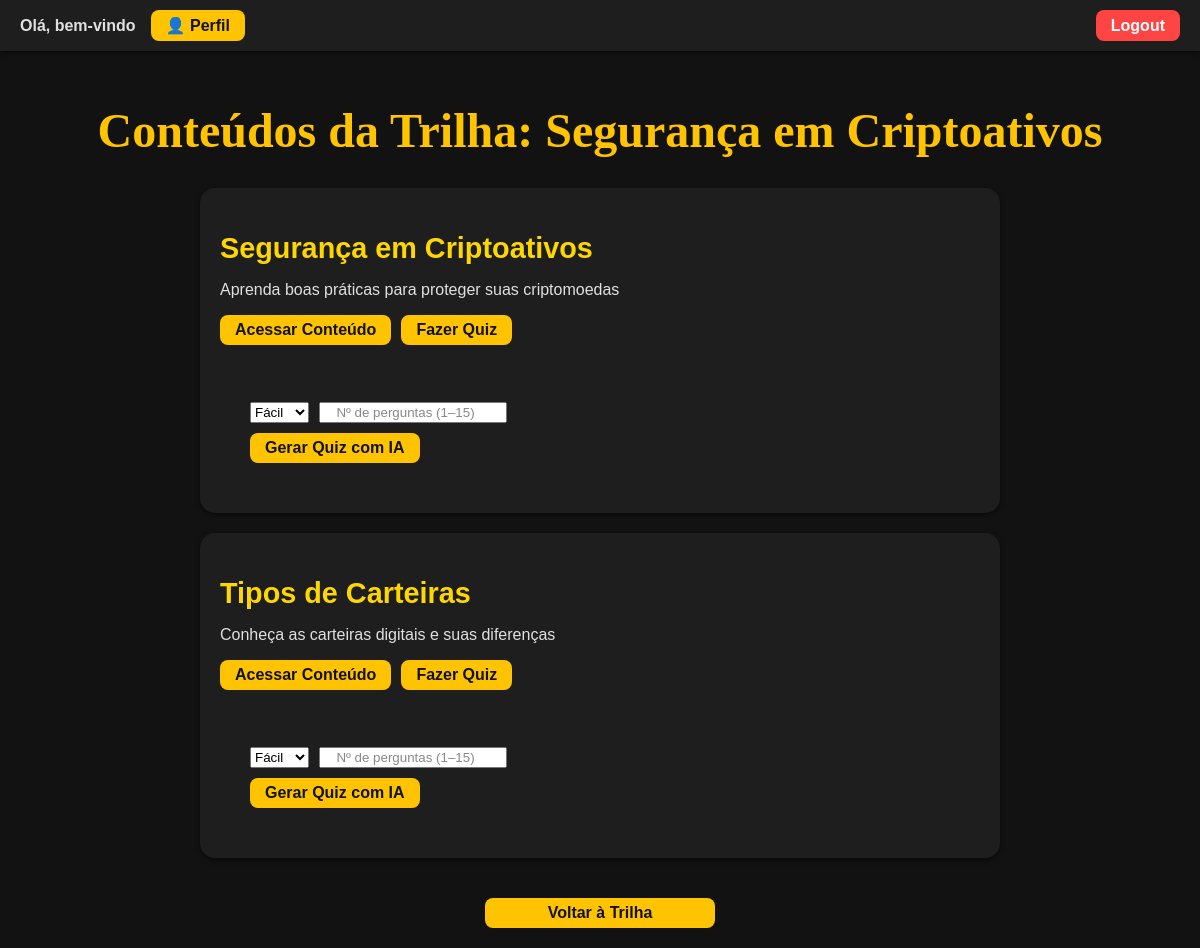
The app's page /trilha/3/conteudos, older data.
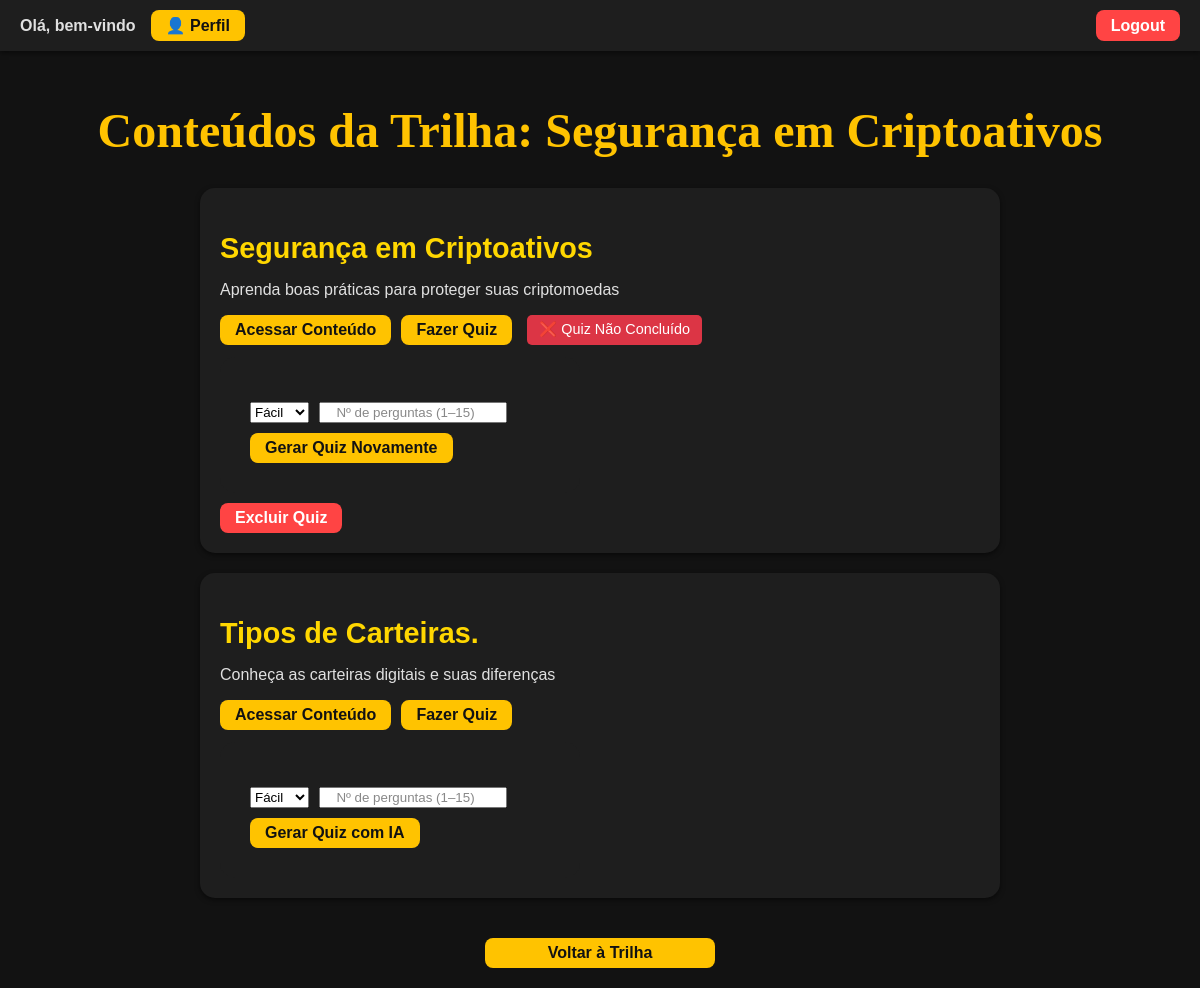
The same page, newer data.
### tables this page shows
CREATE TABLE trilhas (
    id INTEGER PRIMARY KEY AUTOINCREMENT,
        titulo TEXT NOT NULL,
            descricao TEXT NOT NULL
            , nivel TEXT DEFAULT 'Iniciante');

CREATE TABLE conteudos (    id INTEGER PRIMARY KEY AUTOINCREMENT,    trilha_id INTEGER NOT NULL,    titulo TEXT NOT NULL,    descricao TEXT,    texto TEXT,    FOREIGN KEY (trilha_id) REFERENCES trilhas(id));

### app.py (the view)
@app.route("/trilha/<int:trilha_id>/conteudos")
def conteudos(trilha_id):
    conn = get_db_connection()
    trilha = conn.execute("SELECT * FROM trilhas WHERE id=?", (trilha_id,)).fetchone()
    conteudos_raw = conn.execute("SELECT * FROM conteudos WHERE trilha_id=?", (trilha_id,)).fetchall()
    conteudos = []
    for c in conteudos_raw:
        tem_quiz = conn.execute("SELECT COUNT(*) FROM quizzes WHERE conteudo_id=?", (c["id"],)).fetchone()[0] > 0
        if "usuario_id" in session:
            prog = conn.execute(
                "SELECT quiz_feito FROM progresso WHERE usuario_id=? AND conteudo_id=?",
                (session["usuario_id"], c["id"])
            ).fetchone()
            quiz_concluido = bool(prog["quiz_feito"]) if prog else False
        else:
            quiz_concluido = False
        item = dict(c)
        item["tem_quiz"] = tem_quiz
        item["quiz_concluido"] = tem_quiz and quiz_concluido
        conteudos.append(item)
    conn.close()
    return render_template(
        "conteudos.html",
        conteudos=conteudos,
        trilha=trilha,
        usuario=get_usuario_logado()
    )

### app.py (called while the page is built)
def get_db_connection():
    conn = sqlite3.connect(DATABASE)
    conn.row_factory = sqlite3.Row
    return conn

def get_usuario_logado():
    if "usuario_id" in session:
        conn = get_db_connection()
        user = conn.execute("SELECT * FROM usuarios WHERE id = ?", (session["usuario_id"],)).fetchone()
        conn.close()
        return user
    return None

@app.context_processor
def inject_user():
    usuario = None
    if "usuario_id" in session:
        conn = get_db_connection()  # sua função para conectar ao SQLite
        usuario = conn.execute("SELECT * FROM usuarios WHERE id = ?", (session["usuario_id"],)).fetchone()
        conn.close()
    return dict(usuario=usuario)

### templates/conteudos.html (shortened to what this page needs)
<!DOCTYPE html>
<html lang="pt-BR">
<head>
    <link rel="stylesheet" href="{{ url_for('static', filename='style.css') }}">
</head>
<body>
    <div class="top-bar">
        <div class="user-info">
            <span>Olá, bem-vindo {{ usuario.nome }}</span>
            <a href="{{ url_for('perfil') }}" class="perfil-btn">👤 Perfil</a>
        </div>
        <a href="{{ url_for('logout') }}" class="logout-btn">Logout</a>
    </div>
    <div class="container">
        <h1>Conteúdos da Trilha: {{ trilha.titulo }}</h1>
        <div class="conteudos-lista">
            {% for c in conteudos %}
                <div class="conteudo-card">
                    <h2>{{ c.titulo }}</h2>
                    {% if c.descricao %}
                        <p>{{ c.descricao }}</p>
                    {% endif %}
                    <div class="acoes">
                        <a href="{{ url_for('ver_conteudo', conteudo_id=c.id) }}" class="btn abrir-conteudo">Acessar Conteúdo</a>
                        <a href="{{ url_for('quiz', conteudo_id=c.id) }}" class="btn">Fazer Quiz</a>
                        {% if c.tem_quiz %}
                            {% if c.quiz_concluido %}
                                <span class="btn-quiz-concluido">✅ Quiz Concluído</span>
                            {% else %}
                                <span class="btn-quiz-nao-concluido">❌ Quiz Não Concluído</span>
                            {% endif %}
                        {% endif %}
                    </div>
                    <form action="{{ url_for('gerar_quiz_ia', conteudo_id=c.id) }}" method="POST" style="margin-top: 12px;" onsubmit="return validarQuizIA(this)">
                        <div class="acoes" style="gap: 10px; display: flex; flex-wrap: wrap;">
                            <select name="dificuldade" class="select-quiz">
                                <option value="facil">Fácil</option>
                            </select>
                            <input type="number"
                                name="quantidade"
                                min="1"
                                max="15"
                                placeholder="Nº de perguntas (1–15)"
                                class="select-quiz"
                                style="width: 180px; text-align: center;">
                            {% if c.tem_quiz %}
                                <button type="submit" class="btn btn-warning">Gerar Quiz Novamente</button>
                            {% else %}
                                <button type="submit" class="btn btn-warning">Gerar Quiz com IA</button>
                            {% endif %}
                        </div>
                    </form>
                    {% if c.tem_quiz %}
                        <div class="acoes" style="margin-top: 10px; gap: 10px;">
                            <form action="{{ url_for('excluir_quiz', conteudo_id=c.id, trilha_id=trilha.id) }}" method="POST">
                                <button class="btn btn-danger">Excluir Quiz</button>
                            </form>
                        </div>
                    {% endif %}
                </div>
            {% else %}
                <p>Nenhum conteúdo disponível para esta trilha.</p>
            {% endfor %}
        </div>
        <a href="{{ url_for('trilhas') }}" class="btn voltar">Voltar à Trilha</a>
    </div>
</body>
</html>

### static/style.css (style rules this page uses)
body { background-color: #121212; color: #e0e0e0; font-family: Arial, sans-serif; margin: 0; padding: 0; }
.container { display: flex; flex-direction: column; align-items: center; justify-content: flex-start; min-height: 100vh; text-align: center; padding: 20px; }
h1 { font-family: 'Roboto Slab', serif; font-size: 3em; color: #FFC300; margin-bottom: 30px; }
h2 { font-size: 1.8em; color: #FFD700; margin-bottom: 15px; }
p, li, span { font-size: 1em; color: #e0e0e0; }
.top-bar { display: flex; justify-content: space-between; align-items: center; background-color: #1e1e1e; padding: 10px 20px; color: #ffd700; font-weight: bold; box-shadow: 0 2px 5px rgba(0,0,0,0.5); position: sticky; top: 0; z-index: 1000; }
.user-info { display: flex; align-items: center; gap: 15px; }
.btn { text-decoration: none; background-color: #FFC300; color: #121212; padding: 6px 15px; border-radius: 8px; font-weight: bold; font-size: 1em; transition: background-color 0.3s, color 0.3s; display: inline-block; cursor: pointer; border: none; }
.btn.voltar { display: block; margin: 40px auto 0 auto; text-align: center; width: 200px; }
.btn.btn-danger { background-color: #FF4444; color: #fff; }
.logout-btn { background-color: #FF4444; color: #fff; padding: 6px 15px; border-radius: 8px; text-decoration: none; font-weight: bold; display: inline-block; line-height: 1.2; transition: background-color 0.3s, color 0.3s; }
.perfil-btn { background-color: #ffc300; color: #121212; padding: 6px 15px; border-radius: 8px; text-decoration: none; font-weight: bold; transition: background-color 0.3s, color 0.3s; display: flex; align-items: center; gap: 5px; }
form { display: flex; flex-direction: column; gap: 15px; background-color: #1e1e1e; padding: 30px; border-radius: 15px; width: 300px; margin-top: 20px; }
input::placeholder { color: #888; }
.conteudos-lista { display: flex; flex-direction: column; gap: 20px; width: 100%; max-width: 800px; }
.conteudo-card { background-color: #1e1e1e; padding: 20px; border-radius: 15px; text-align: left; box-shadow: 0 2px 5px rgba(0,0,0,0.5); }
.acoes { display: flex; flex-wrap: wrap; gap: 10px; margin-top: 15px; }
.acoes form { display: inline-block; margin: 0; padding: 0; border: none; background: none; }
.acoes button.btn { margin: 0; }
.btn-quiz-nao-concluido { background-color: #dc3545; color: white; padding: 6px 12px; border-radius: 5px; font-size: 0.9rem; text-align: center; display: inline-block; }
.conteudo-card .acoes .btn-quiz-concluido, .conteudo-card .acoes .btn-quiz-nao-concluido { margin-left: 5px; }

Row changes from the older to the newer data that the page shows:
computed for conteudos "Segurança em Criptoativos": text "Gerar Quiz com IA" → "❌ Quiz Não Concluído Gerar Quiz Novamente Excluir Quiz"
changed conteudos "Conheça as carteiras digitais e suas diferenças": titulo "Tipos de Carteiras" → "Tipos de Carteiras."
